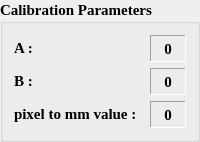
                               <widget class="QGroupBox" name="groupBox_15">
                                <property name="minimumSize">
                                 <size>
                                  <width>0</width>
                                  <height>0</height>
                                 </size>
                                </property>
                                <property name="maximumSize">
                                 <size>
                                  <width>16777215</width>
                                  <height>16777215</height>
                                 </size>
                                </property>
                                <property name="font">
                                 <font>
                                  <family>Times New Roman</family>
                                  <pointsize>11</pointsize>
                                  <weight>75</weight>
                                  <bold>true</bold>
                                 </font>
                                </property>
                                <property name="toolTip">
                                 <string>Calib Parameters</string>
                                </property>
                                <property name="locale">
                                 <locale language="English" country="UnitedStates"/>
                                </property>
                                <property name="title">
                                 <string>Calibration Parameters</string>
                                </property>
                                <layout class="QGridLayout" name="gridLayout_5">
                                 <item row="5" column="0" colspan="2">
                                  <layout class="QHBoxLayout" name="horizontalLayout_48">
                                   <item>
                                    <widget class="QLabel" name="label_17">
                                     <property name="minimumSize">
                                      <size>
                                       <width>130</width>
                                       <height>20</height>
                                      </size>
                                     </property>
                                     <property name="maximumSize">
                                      <size>
                                       <width>100</width>
                                       <height>20</height>
                                      </size>
                                     </property>
                                     <property name="font">
                                      <font>
                                       <family>Times New Roman</family>
                                       <pointsize>11</pointsize>
                                       <weight>75</weight>
                                       <bold>true</bold>
                                      </font>
                                     </property>
                                     <property name="text">
                                      <string>A :</string>
                                     </property>
                                    </widget>
                                   </item>
                                   <item>
                                    <widget class="QLabel" name="label_calibA">
                                     <property name="minimumSize">
                                      <size>
                                       <width>0</width>
                                       <height>27</height>
                                      </size>
                                     </property>
                                     <property name="maximumSize">
                                      <size>
                                       <width>120</width>
                                       <height>16777215</height>
                                      </size>
                                     </property>
                                     <property name="font">
                                      <font>
                                       <family>Times New Roman</family>
                                       <pointsize>11</pointsize>
                                       <weight>75</weight>
                                       <bold>true</bold>
                                      </font>
                                     </property>
                                     <property name="toolTip">
                                      <string>A parameters</string>
                                     </property>
                                     <property name="locale">
                                      <locale language="English" country="UnitedStates"/>
                                     </property>
                                     <property name="frameShape">
                                      <enum>QFrame::Panel</enum>
                                     </property>
                                     <property name="frameShadow">
                                      <enum>QFrame::Sunken</enum>
                                     </property>
                                     <property name="text">
                                      <string>0</string>
                                     </property>
                                     <property name="alignment">
                                      <set>Qt::AlignCenter</set>
                                     </property>
                                    </widget>
                                   </item>
                                  </layout>
                                 </item>
                                 <item row="7" column="0" colspan="2">
                                  <layout class="QHBoxLayout" name="horizontalLayout_50">
                                   <item>
                                    <widget class="QLabel" name="label_22">
                                     <property name="minimumSize">
                                      <size>
                                       <width>130</width>
                                       <height>20</height>
                                      </size>
                                     </property>
                                     <property name="maximumSize">
                                      <size>
                                       <width>130</width>
                                       <height>20</height>
                                      </size>
                                     </property>
                                     <property name="font">
                                      <font>
                                       <family>Times New Roman</family>
                                       <pointsize>11</pointsize>
                                       <weight>75</weight>
                                       <bold>true</bold>
                                      </font>
                                     </property>
                                     <property name="text">
                                      <string>pixel to mm value :</string>
                                     </property>
                                    </widget>
                                   </item>
                                   <item>
                                    <widget class="QLabel" name="label_pxvalue">
                                     <property name="minimumSize">
                                      <size>
                                       <width>0</width>
                                       <height>27</height>
                                      </size>
                                     </property>
                                     <property name="maximumSize">
                                      <size>
                                       <width>120</width>
                                       <height>16777215</height>
                                      </size>
                                     </property>
                                     <property name="font">
                                      <font>
                                       <family>Times New Roman</family>
                                       <pointsize>11</pointsize>
                                       <weight>75</weight>
                                       <bold>true</bold>
                                      </font>
                                     </property>
                                     <property name="toolTip">
                                      <string>px2mm parameters</string>
                                     </property>
                                     <property name="locale">
                                      <locale language="English" country="UnitedStates"/>
                                     </property>
                                     <property name="frameShape">
                                      <enum>QFrame::Panel</enum>
                                     </property>
                                     <property name="frameShadow">
                                      <enum>QFrame::Sunken</enum>
                                     </property>
                                     <property name="text">
                                      <string>0</string>
                                     </property>
                                     <property name="alignment">
                                      <set>Qt::AlignCenter</set>
                                     </property>
                                    </widget>
                                   </item>
                                  </layout>
                                 </item>
                                 <item row="6" column="0" colspan="2">
                                  <layout class="QHBoxLayout" name="horizontalLayout_49">
                                   <item>
                                    <widget class="QLabel" name="label_21">
                                     <property name="minimumSize">
                                      <size>
                                       <width>130</width>
                                       <height>20</height>
                                      </size>
                                     </property>
                                     <property name="maximumSize">
                                      <size>
                                       <width>100</width>
                                       <height>20</height>
                                      </size>
                                     </property>
                                     <property name="font">
                                      <font>
                                       <family>Times New Roman</family>
                                       <pointsize>11</pointsize>
                                       <weight>75</weight>
                                       <bold>true</bold>
                                      </font>
                                     </property>
                                     <property name="text">
                                      <string>B :</string>
                                     </property>
                                    </widget>
                                   </item>
                                   <item>
                                    <widget class="QLabel" name="label_calibB">
                                     <property name="minimumSize">
                                      <size>
                                       <width>0</width>
                                       <height>27</height>
                                      </size>
                                     </property>
                                     <property name="maximumSize">
                                      <size>
                                       <width>120</width>
                                       <height>16777215</height>
                                      </size>
                                     </property>
                                     <property name="font">
                                      <font>
                                       <family>Times New Roman</family>
                                       <pointsize>11</pointsize>
                                       <weight>75</weight>
                                       <bold>true</bold>
                                      </font>
                                     </property>
                                     <property name="toolTip">
                                      <string>B parameters</string>
                                     </property>
                                     <property name="locale">
                                      <locale language="English" country="UnitedStates"/>
                                     </property>
                                     <property name="frameShape">
                                      <enum>QFrame::Panel</enum>
                                     </property>
                                     <property name="frameShadow">
                                      <enum>QFrame::Sunken</enum>
                                     </property>
                                     <property name="text">
                                      <string>0</string>
                                     </property>
                                     <property name="alignment">
                                      <set>Qt::AlignCenter</set>
                                     </property>
                                    </widget>
                                   </item>
                                  </layout>
                                 </item>
                                </layout>
                               </widget>
